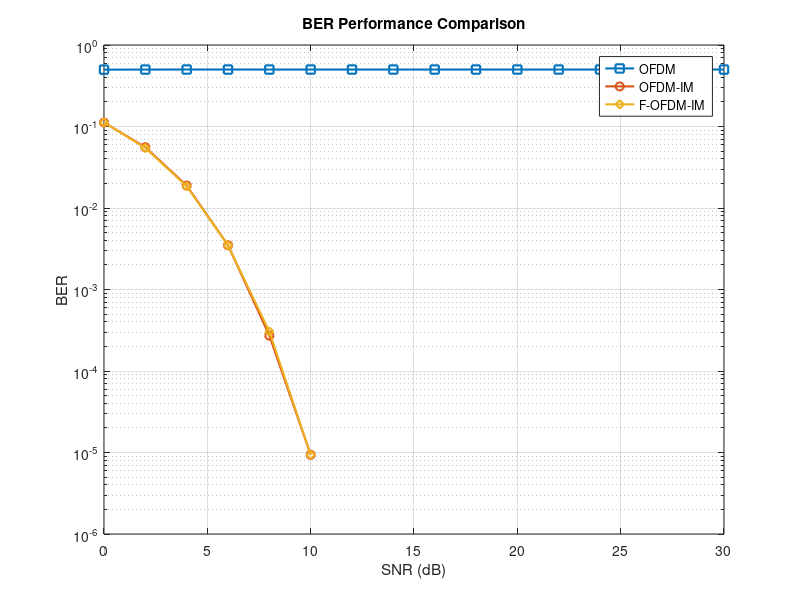

Write the MATLAB code that produced this figure.
clc; clear; close all;

%% System Parameters
N = 64;  % Total subcarriers
M = 4;   % Modulation order (QPSK)
numActiveSubcarriers = N / 2;  % Active subcarriers for OFDM-IM
SNR_dB = 0:2:30;  % SNR range
numSymbols = 1e4;  % Number of symbols

%% Bit Mapping
bitsPerSymbol = log2(M);  
totalBits = numSymbols * numActiveSubcarriers * bitsPerSymbol;
dataBits = randi([0 1], totalBits, 1);

% Modulation
modulatedSymbols = pskmod(bi2de(reshape(dataBits, bitsPerSymbol, []).'), M, pi/M);
modulatedSymbols = reshape(modulatedSymbols, numActiveSubcarriers, numSymbols);

%% OFDM System (All subcarriers active)
X_OFDM = zeros(N, numSymbols);
X_OFDM(:,:) = pskmod(randi([0 M-1], N, numSymbols), M, pi/M);  % Fully occupied OFDM
X_serial_OFDM = ifft(X_OFDM, N);

%% OFDM-IM System
activeIndices = sort(randperm(N, numActiveSubcarriers));  % Select active subcarriers
X_OFDM_IM = zeros(N, numSymbols);
X_OFDM_IM(activeIndices, :) = modulatedSymbols;  % Assign active subcarriers
X_serial_OFDM_IM = ifft(X_OFDM_IM, N);

%% F-OFDM-IM System (Without Windowing and with Power Normalization)
X_FOFDM_IM = X_OFDM_IM;
X_serial_FOFDM_IM = ifft(X_FOFDM_IM, N);  % No windowing applied

% Power normalization (normalize per symbol)
for k = 1:numSymbols
    X_serial_FOFDM_IM(:, k) = X_serial_FOFDM_IM(:, k) / sqrt(sum(abs(X_serial_FOFDM_IM(:, k)).^2) / N);
end

%% BER Computation
BER_OFDM = zeros(1, length(SNR_dB));
BER_OFDM_IM = zeros(1, length(SNR_dB));
BER_FOFDM_IM = zeros(1, length(SNR_dB));

for i = 1:length(SNR_dB)
    % Add Noise
    noisy_OFDM = awgn(X_serial_OFDM, SNR_dB(i), 'measured');
    noisy_OFDM_IM = awgn(X_serial_OFDM_IM, SNR_dB(i), 'measured');
    noisy_FOFDM_IM = awgn(X_serial_FOFDM_IM, SNR_dB(i), 'measured');

    % Receiver FFT
    Y_OFDM = fft(noisy_OFDM, N) / sqrt(N);
    Y_OFDM_IM = fft(noisy_OFDM_IM, N) / sqrt(N);
    Y_FOFDM_IM = fft(noisy_FOFDM_IM, N) / sqrt(N);

    % Detection & Bit Error Calculation
    receivedSymbols_OFDM = Y_OFDM(:);
    receivedSymbols_OFDM_IM = Y_OFDM_IM(activeIndices, :);
    receivedSymbols_FOFDM_IM = Y_FOFDM_IM(activeIndices, :);

    detectedBits_OFDM = reshape(de2bi(pskdemod(receivedSymbols_OFDM, M, pi/M), bitsPerSymbol).', [], 1);
    detectedBits_OFDM_IM = reshape(de2bi(pskdemod(receivedSymbols_OFDM_IM(:), M, pi/M), bitsPerSymbol).', [], 1);
    detectedBits_FOFDM_IM = reshape(de2bi(pskdemod(receivedSymbols_FOFDM_IM(:), M, pi/M), bitsPerSymbol).', [], 1);

    % Ensure detected bit length matches original data length
    detectedBits_OFDM = detectedBits_OFDM(1:length(dataBits));
    detectedBits_OFDM_IM = detectedBits_OFDM_IM(1:length(dataBits));
    detectedBits_FOFDM_IM = detectedBits_FOFDM_IM(1:length(dataBits));

    % BER Computation
    BER_OFDM(i) = sum(detectedBits_OFDM ~= dataBits) / length(dataBits);
    BER_OFDM_IM(i) = sum(detectedBits_OFDM_IM ~= dataBits) / length(dataBits);
    BER_FOFDM_IM(i) = sum(detectedBits_FOFDM_IM ~= dataBits) / length(dataBits);
end

%% BER Plot
figure;
semilogy(SNR_dB, BER_OFDM, '-s', 'LineWidth', 1.5);
hold on;
semilogy(SNR_dB, BER_OFDM_IM, '-o', 'LineWidth', 1.5);
semilogy(SNR_dB, BER_FOFDM_IM, '-d', 'LineWidth', 1.5);
grid on;
xlabel('SNR (dB)');
ylabel('BER');
title('BER Performance Comparison');
legend('OFDM', 'OFDM-IM', 'F-OFDM-IM');
